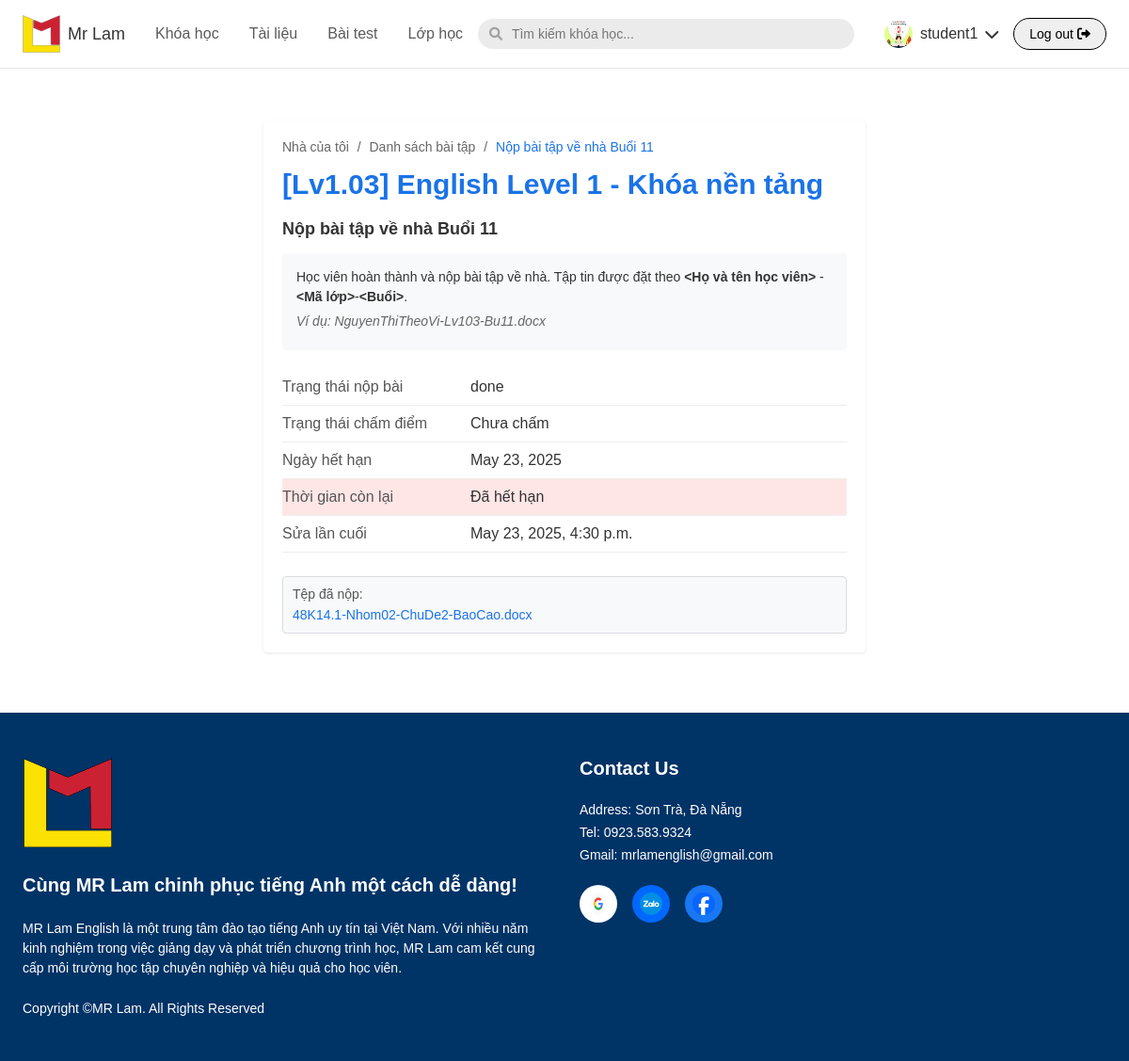
The page /MyClass/submission/1/11/ (signed in) on the database as committed earlier.
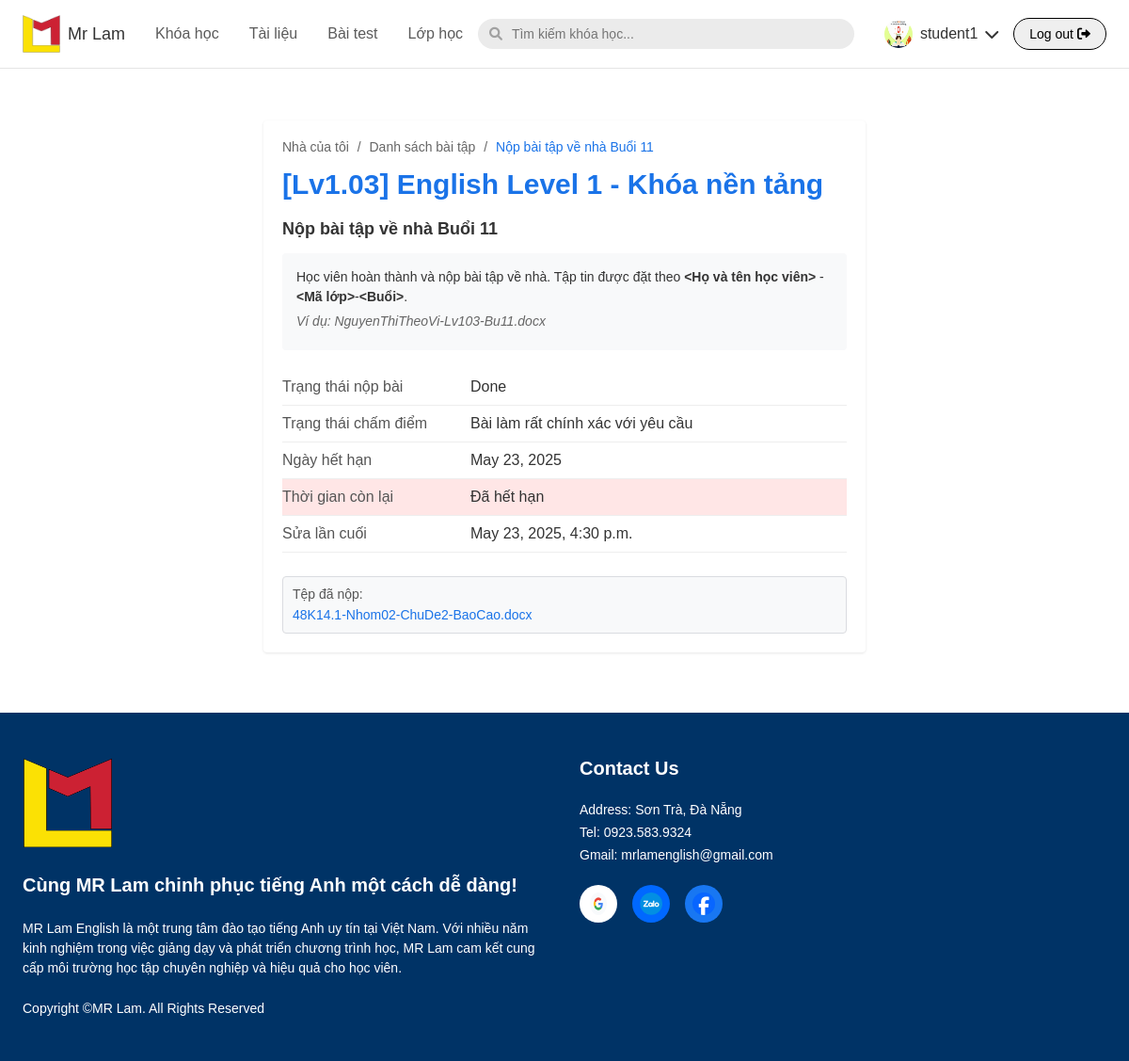
The same page on the database as committed later.
### english/models.py (models this page shows)
class SUBMISSION(models.Model):
    STATUS_CHOICES = (
        ('done', 'Done'),
        ('check', 'Check'),
    )
    submission_id = models.AutoField(primary_key=True)
    userclass = models.ForeignKey(USER_CLASS, on_delete=models.CASCADE)
    status = models.CharField(max_length=50, choices=STATUS_CHOICES)
    submit_date = models.DateTimeField(default=datetime.datetime.now)
    review = models.TextField(null=True, blank=True)
    exercise = models.ForeignKey(EXERCISE, on_delete=models.CASCADE)
    submission_file_content = models.FileField(
        upload_to=submission_upload_path,  # Use the named function instead of lambda
        null=True,
        blank=True
    )
    class Meta:
        db_table = 'SUBMISSION'

### MyClass/views.py (the view, shortened to what this page needs)
# urls.py: path('submission/<int:class_id>/<int:lesson_id>/', views.student_submission, name='student_submission'),
@login_required
@user_passes_test(is_student)
def student_submission(request, class_id, lesson_id):
    try:
        lesson = get_object_or_404(LESSON, pk=lesson_id)
        class_instance = get_object_or_404(CLASS, pk=class_id)
        user_class = USER_CLASS.objects.filter(
            user=request.user,
            classes=class_instance
        ).select_related('classes').first()
        if not user_class:
            messages.error(request, 'Bạn chưa được đăng ký vào lớp học này. Vui lòng liên hệ giáo viên.')
            return render(request, 'error.html', {
                'message': 'Bạn chưa được đăng ký vào lớp học này. Vui lòng liên hệ giáo viên.',
                'class_id': class_id
            })
        lesson_detail = LESSON_DETAIL.objects.filter(
            lesson=lesson,
            classes=class_instance
        ).select_related('lesson', 'classes').first()
        exercise = EXERCISE.objects.filter(lessondetail=lesson_detail).first()
        if not exercise:
            messages.error(request, f'Không tìm thấy bài tập cho buổi học {lesson.lesson_name}.')
            return render(request, 'error.html', {
                'message': f'Không tìm thấy bài tập cho buổi học {lesson.lesson_name}. Vui lòng liên hệ giáo viên.',
                'class_id': class_id
            })
        course = lesson.course
        submission = SUBMISSION.objects.filter(userclass=user_class, exercise=exercise).first()
        due_date = exercise.duedate
        now = timezone.now().date()
        time_remaining = None
        if due_date:
            time_remaining = due_date - now
            time_remaining_days = time_remaining.days
            if time_remaining_days > 0:
                time_remaining = f"Còn {time_remaining_days} ngày"
            elif time_remaining_days == 0:
                time_remaining = "Hôm nay là hạn cuối"
            else:
                time_remaining = "Đã hết hạn"
        else:
            time_remaining = "Không có hạn nộp"
        submission_status = submission.status if submission else "Chưa nộp"
        grading_status = submission.review if submission and submission.review else "Chưa chấm"
        last_edit = submission.submit_date if submission else "Chưa nộp"
        namefile = submission.submission_file_content.name.split('/')[-1] if submission and submission.submission_file_content else None
        context = {
            'lesson': lesson,
            'course': course,
            'exercise': exercise,
            'due_date': due_date,
            'time_remaining': time_remaining,
            'submission_status': submission_status,
            'grading_status': grading_status,
            'last_edit': last_edit,
            'submission': submission,
            'submission_file_name': namefile,
            'class_id': class_id,
            'class_name': class_instance.class_name,
        }
        return render(request, 'student_submission.html', context)
    except Exception as e:
        messages.error(request, f'Đã xảy ra lỗi: {str(e)}')
        return render(request, 'error.html', {
            'message': f'Đã xảy ra lỗi: {str(e)}. Vui lòng thử lại hoặc liên hệ giáo viên.'
        })

### english/views.py (called while the page is built)
def is_student(user):
    return user.groups.filter(name='Student').exists()

### MyClass/templates/student_submission.html (shortened to what this page needs)
{% extends 'base.html' %}
{% load static %}
{% load file_filters %}
{% block content %}
<div class="container {% if time_remaining == 'Đã hết hạn' %}late{% else %}on-time{% endif %}">
  <div class="breadcrumb">
    <span class="breadcrumb-item">Nhà của tôi</span>
    <span class="breadcrumb-separator">/</span>
    <a href="{% url 'student_homework' class_id %}" class="breadcrumb-item">Danh sách bài tập</a>
    <span class="breadcrumb-separator">/</span>
    <span class="breadcrumb-item active">Nộp bài tập về nhà Buổi {{ lesson.lesson_id }}</span>
  </div>
  <h1 class="course-title">[Lv1.03] {{ course.course_name }}</h1>
  {% if exercise %}
    <div class="submission-container">
      <h2 class="submission-header">Nộp bài tập về nhà Buổi {{ lesson.lesson_id }}</h2>
      <div class="instructions">
        <p>Học viên hoàn thành và nộp bài tập về nhà. Tập tin được đặt theo <strong>&lt;Họ và tên học viên&gt;</strong> - <strong>&lt;Mã lớp&gt;</strong>-<strong>&lt;Buổi&gt;</strong>.</p>
        <p class="example">Ví dụ: NguyenThiTheoVi-Lv103-Bu{{ lesson.lesson_id|stringformat:"02d" }}.docx</p>
      </div>
      <div class="status-container">
        <div class="status-row">
          <span class="status-label">Trạng thái nộp bài</span>
          <span class="status-value">{{ submission_status }}</span>
        </div>
        <div class="status-row">
          <span class="status-label">Trạng thái chấm điểm</span>
          <span class="status-value">{{ grading_status }}</span>
        </div>
        <div class="status-row">
          <span class="status-label">Ngày hết hạn</span>
          <span class="status-value">{{ due_date }}</span>
        </div>
        <div class="status-row {% if time_remaining == 'Đã hết hạn' %}latetime-remaining{% else %}ontime-remaining{% endif %}">
          <span class="status-label">Thời gian còn lại</span>
          <span class="status-value">{{ time_remaining }}</span>
        </div>
        <div class="status-row">
          <span class="status-label">Sửa lần cuối</span>
          <span class="status-value">{{ last_edit }}</span>
        </div>
      </div>
      {% if submission and submission.submission_file_content %}
        <div class="submitted-file-container">
          <div class="submitted-file-label">Tệp đã nộp:</div>
          <a href="{% url 'download_submission' submission.submission_id %}" class="submitted-file-link" download>
            {{ submission_file_name }}
          </a>
        </div>
      {% endif %}
    </div>
  {% endif %}
</div>
{% endblock %}

Rows that differ between the two databases and show on the page:
changed SUBMISSION: status "done" → "Done"; review (not shown) → "Bài làm rất chính xác với yêu cầu"
Other text that changed with them:
{{ grading_status }}: "Chưa chấm" → (not shown)
